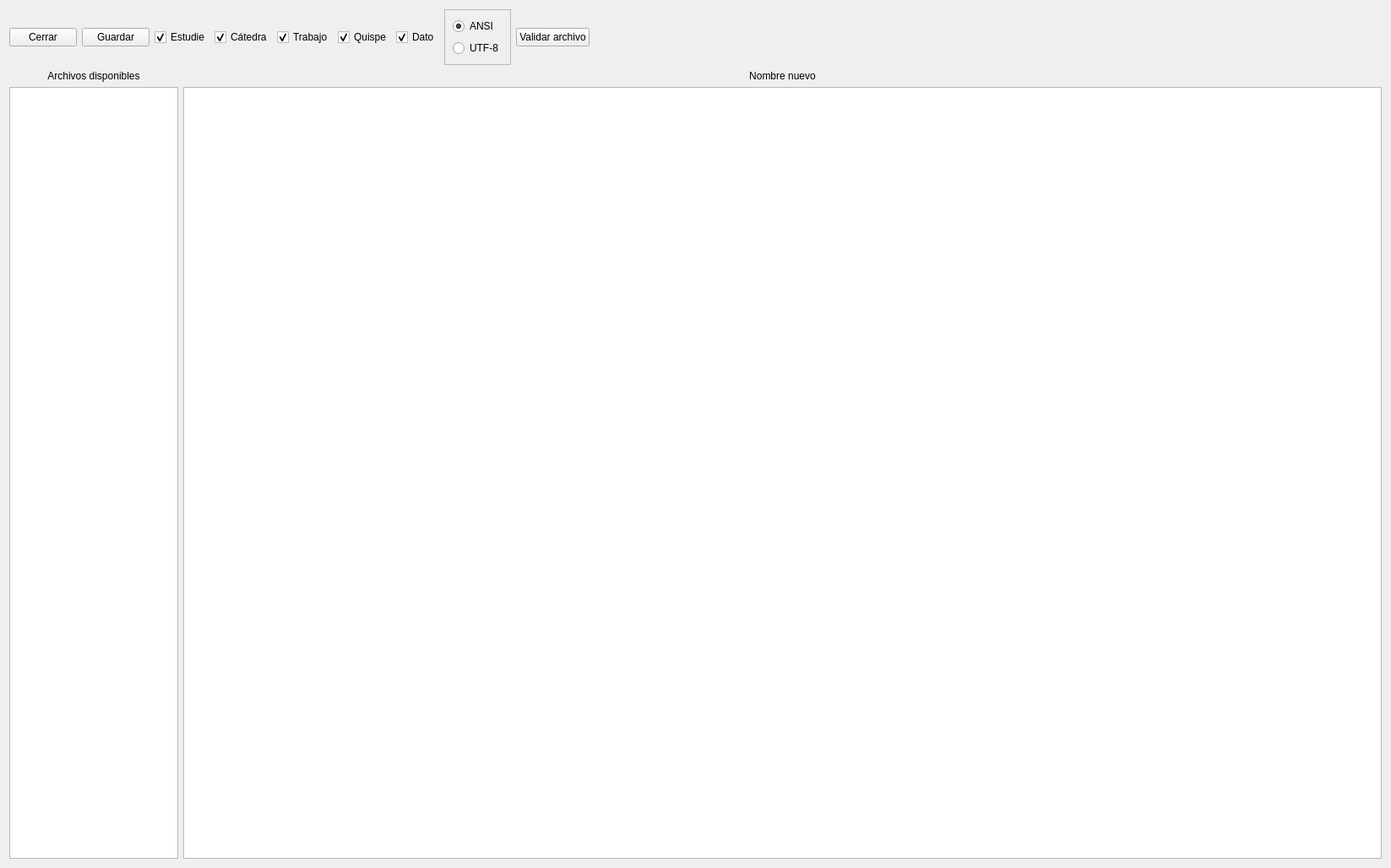
<?xml version="1.0" encoding="UTF-8"?>
<ui version="4.0">
 <class>PesosFisicos</class>
 <widget class="QWidget" name="PesosFisicos">
  <property name="geometry">
   <rect>
    <x>0</x>
    <y>0</y>
    <width>1647</width>
    <height>1028</height>
   </rect>
  </property>
  <property name="windowTitle">
   <string>Edición de Pesos Físicos</string>
  </property>
  <layout class="QVBoxLayout" name="verticalLayout">
   <item>
    <layout class="QHBoxLayout" name="horizontalLayout">
     <item>
      <widget class="QPushButton" name="btnCerrar">
       <property name="text">
        <string>Cerrar</string>
       </property>
      </widget>
     </item>
     <item>
      <widget class="QPushButton" name="btnGuardar">
       <property name="text">
        <string>Guardar</string>
       </property>
      </widget>
     </item>
     <item>
      <widget class="QCheckBox" name="chkEstudie">
       <property name="text">
        <string>Estudie</string>
       </property>
       <property name="checked">
        <bool>true</bool>
       </property>
      </widget>
     </item>
     <item>
      <widget class="QCheckBox" name="chkCatedra">
       <property name="text">
        <string>Cátedra</string>
       </property>
       <property name="checked">
        <bool>true</bool>
       </property>
      </widget>
     </item>
     <item>
      <widget class="QCheckBox" name="chkTrabajo">
       <property name="text">
        <string>Trabajo</string>
       </property>
       <property name="checked">
        <bool>true</bool>
       </property>
      </widget>
     </item>
     <item>
      <widget class="QCheckBox" name="chkQuispe">
       <property name="text">
        <string>Quispe</string>
       </property>
       <property name="checked">
        <bool>true</bool>
       </property>
      </widget>
     </item>
     <item>
      <widget class="QCheckBox" name="chkDato">
       <property name="text">
        <string>Dato</string>
       </property>
       <property name="checked">
        <bool>true</bool>
       </property>
      </widget>
     </item>
     <item>
      <widget class="QFrame" name="frame">
       <property name="frameShape">
        <enum>QFrame::Shape::StyledPanel</enum>
       </property>
       <property name="frameShadow">
        <enum>QFrame::Shadow::Raised</enum>
       </property>
       <layout class="QVBoxLayout" name="verticalLayout_2">
        <item>
         <widget class="QRadioButton" name="radioANSI">
          <property name="text">
           <string>ANSI</string>
          </property>
          <property name="checked">
           <bool>true</bool>
          </property>
         </widget>
        </item>
        <item>
         <widget class="QRadioButton" name="radioUTF">
          <property name="text">
           <string>UTF-8</string>
          </property>
         </widget>
        </item>
       </layout>
      </widget>
     </item>
     <item>
      <widget class="QPushButton" name="btnValidar">
       <property name="text">
        <string>Validar archivo</string>
       </property>
      </widget>
     </item>
     <item>
      <spacer name="horizontalSpacer">
       <property name="orientation">
        <enum>Qt::Orientation::Horizontal</enum>
       </property>
       <property name="sizeHint" stdset="0">
        <size>
         <width>40</width>
         <height>20</height>
        </size>
       </property>
      </spacer>
     </item>
    </layout>
   </item>
   <item>
    <layout class="QHBoxLayout" name="horizontalLayout_2">
     <item>
      <widget class="QLabel" name="lblArchivos">
       <property name="minimumSize">
        <size>
         <width>200</width>
         <height>0</height>
        </size>
       </property>
       <property name="maximumSize">
        <size>
         <width>200</width>
         <height>16777215</height>
        </size>
       </property>
       <property name="text">
        <string>Archivos disponibles</string>
       </property>
       <property name="alignment">
        <set>Qt::AlignmentFlag::AlignCenter</set>
       </property>
      </widget>
     </item>
     <item>
      <widget class="QLabel" name="lblNombreNuevo">
       <property name="text">
        <string>Nombre nuevo</string>
       </property>
       <property name="alignment">
        <set>Qt::AlignmentFlag::AlignCenter</set>
       </property>
      </widget>
     </item>
    </layout>
   </item>
   <item>
    <layout class="QHBoxLayout" name="horizontalLayout_3" stretch="1,5">
     <item>
      <widget class="QListWidget" name="listArchivos">
       <property name="minimumSize">
        <size>
         <width>200</width>
         <height>0</height>
        </size>
       </property>
       <property name="maximumSize">
        <size>
         <width>200</width>
         <height>16777215</height>
        </size>
       </property>
      </widget>
     </item>
     <item>
      <widget class="QTextEdit" name="txtTexto">
       <property name="font">
        <font>
         <family>Menlo</family>
         <pointsize>14</pointsize>
        </font>
       </property>
       <property name="html">
        <string>&lt;!DOCTYPE HTML PUBLIC &quot;-//W3C//DTD HTML 4.0//EN&quot; &quot;http://www.w3.org/TR/REC-html40/strict.dtd&quot;&gt;
&lt;html&gt;&lt;head&gt;&lt;meta name=&quot;qrichtext&quot; content=&quot;1&quot; /&gt;&lt;meta charset=&quot;utf-8&quot; /&gt;&lt;style type=&quot;text/css&quot;&gt;
p, li { white-space: pre-wrap; }
hr { height: 1px; border-width: 0; }
li.unchecked::marker { content: &quot;\2610&quot;; }
li.checked::marker { content: &quot;\2612&quot;; }
&lt;/style&gt;&lt;/head&gt;&lt;body style=&quot; font-family:'Menlo'; font-size:14pt; font-weight:400; font-style:normal;&quot;&gt;
&lt;p style=&quot;-qt-paragraph-type:empty; margin-top:0px; margin-bottom:0px; margin-left:0px; margin-right:0px; -qt-block-indent:0; text-indent:0px; font-size:18pt;&quot;&gt;&lt;br /&gt;&lt;/p&gt;&lt;/body&gt;&lt;/html&gt;</string>
       </property>
      </widget>
     </item>
    </layout>
   </item>
  </layout>
 </widget>
 <resources/>
 <connections/>
</ui>
